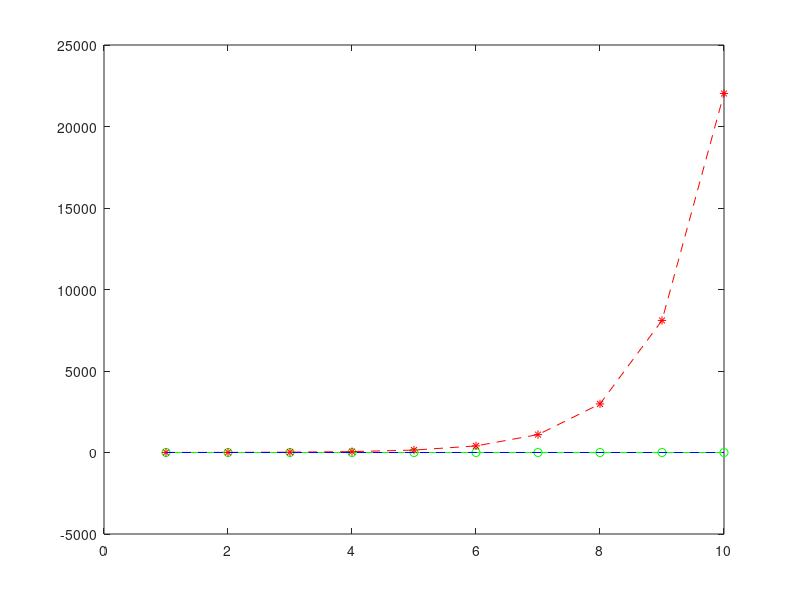

The MATLAB script that drew this image:
x = 1:10;
y = sin(x);
z = exp(x);
w = cos(x);
figure
plot(x,y,'-go');
hold on
plot(x,z,'--r*');
hold on
plot(x,w,'--b');
